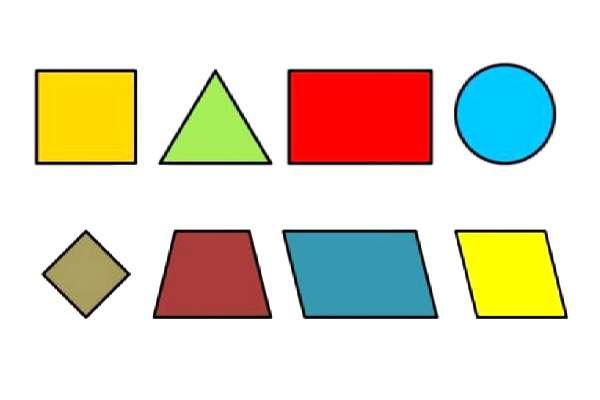
#> input picture data/bangun datar.jpg, 600 x 400 px; the run also reads 3 pictures not shown here
$ jupyter execute --allow-errors 9_image_processing_week2.ipynb
#> lines starting #> are read from the running program, lines starting #| are printed output that depends on the picture; after the words box and inside, x2 and y2 are one past the last pixel; in counts of white or black regions, pixels touching at a corner belong together
# **Pertemuan 2: Ekstraksi Fitur: Dari Tepi Hingga Deteksi Wajah**

**Tujuan Sesi:**
Peserta belajar cara mengekstrak fitur penting dari citra seperti tepi dan bentuk, dan menggunakannya untuk mendeteksi objek kompleks seperti wajah.

## **Pengantar**

### **Konsep Konvolusi dan Deteksi Tepi**

Dalam pengolahan citra digital, **konvolusi** merupakan operasi penting yang memungkinkan kita untuk memanipulasi fitur visual dari gambar.
Beberapa penerapannya antara lain:
- **Blurring (reduksi noise)**: menggunakan kernel untuk meratakan nilai piksel di sekitarnya, sehingga detail halus dan noise berkurang.
- **Sharpening**: meningkatkan kontras antar piksel agar tepi objek terlihat lebih tajam.

Selanjutnya, kita akan mengenal **algoritma Canny Edge Detector**, salah satu metode paling populer untuk **menemukan garis batas objek** pada gambar.
Metode ini bekerja dengan mendeteksi perubahan intensitas yang signifikan, lalu menandai area tersebut sebagai **tepi**.

## **Filter Spasial dan Deteksi Tepi**

**Konvolusi** adalah operasi matematika yang menggabungkan dua fungsi untuk menghasilkan fungsi ketiga. Dalam pengolahan citra, konvolusi digunakan untuk menerapkan **kernel** (matriks kecil) pada setiap piksel gambar.

**Jenis-jenis filter spatial:**
- **Gaussian Blur**: Mengurangi noise dengan meratakan nilai piksel
- **Sharpening**: Meningkatkan kontras tepi untuk membuat gambar lebih tajam
- **Edge Detection**: Mendeteksi perubahan intensitas yang signifikan (tepi objek)

**Canny Edge Detector** adalah algoritma deteksi tepi yang paling populer karena:
1. Mampu mendeteksi tepi dengan akurat
2. Menghasilkan tepi yang tipis (1 piksel)
3. Mengurangi noise dengan baik

> **Pertanyaan:** Apakah kamu sudah melakukan instalasi library `dlib`?

[cell 1]
# Import library yang dibutuhkan
import numpy as np  # Untuk operasi numerik dan manipulasi array
import matplotlib.pyplot as plt  # Untuk visualisasi gambar
import cv2  # OpenCV: library utama untuk pengolahan citra dan aplikasi terkait
import os  # Untuk operasi file dan path
import dlib  # Deteksi wajah & landmark

# Cek versi library yang diinstal
print(f"Versi numpy: {np.__version__}")
print(f"Versi matplotlib: {plt.matplotlib.__version__}")
print(f"Versi OpenCV: {cv2.__version__}")
print("Versi dlib:", dlib.__version__)

"""
📌 Catatan Penting:
Cara Instal Library
dlib → digunakan untuk deteksi wajah.
   - Instalasi di Windows bisa rumit.
   - Panduan lengkap: https://www.geeksforgeeks.org/python/how-to-install-dlib-library-for-python-in-windows-10/

💡 Disarankan menggunakan versi Python 3.10 atau 3.11 agar kompatibel.
"""

[cell 2]
import cv2
import os

# Panggil file
geo_img = os.path.join(os.getcwd(), 'data', 'bangun datar.jpg')

# Cek apakah file ada
if not os.path.exists(geo_img):
    print(f"❌ File tidak ditemukan: {geo_img}")
    print(f"Path yang dicari: {os.getcwd()}")
else:
    # Baca gambar
    img = cv2.imread(geo_img)
#> img is the input picture: shape (400, 600, 3); mean B, G, R 201.3, 217, 223.5

    # Cek apakah imread berhasil
    if img is None:
        print(f"❌ Gagal membaca gambar. Pastikan format file benar (JPG, PNG, dll)")
    else:
        # Konversi ke RGB untuk ditampilkan dengan benar di matplotlib
        img_rgb = cv2.cvtColor(img, cv2.COLOR_BGR2RGB)
        print("✅ Gambar berhasil dimuat dan dikonversi")

[cell 3]
import cv2
import numpy as np
import matplotlib.pyplot as plt

# Gaussian Blur (reduksi noise)
blur = cv2.GaussianBlur(img, (15, 15), 0)
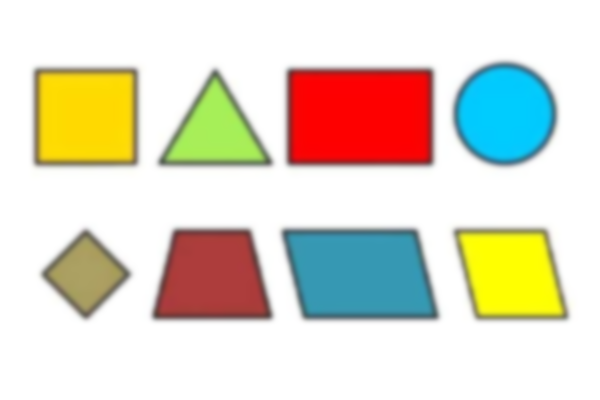
#> blur: shape (400, 600, 3); mean B, G, R 201.3, 217, 223.5
blur_rgb = cv2.cvtColor(blur, cv2.COLOR_BGR2RGB)

# Sharpening (penajaman)
kernel_sharp = np.array([[0, -1, 0],
                         [-1, 5, -1],
                         [0, -1, 0]])
sharp = cv2.filter2D(img, -1, kernel_sharp)
sharp_rgb = cv2.cvtColor(sharp, cv2.COLOR_BGR2RGB)

# Deteksi tepi menggunakan Canny
edges = cv2.Canny(blur, 100, 200)
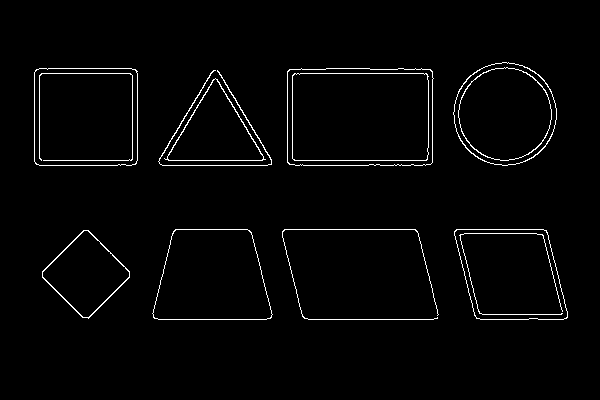
#> edges: shape (400, 600); 2.1% white in thin lines or dots, all inside (x1, y1, x2, y2) = (34, 62, 568, 320)

# Susun canvas 2x2
fig, axes = plt.subplots(2, 2, figsize=(14, 10))

# 1. Citra Asli
axes[0, 0].imshow(img_rgb)
axes[0, 0].set_title("Citra Asli - Bentuk Geometris", fontsize=12)
axes[0, 0].axis("off")

# 2. Gaussian Blur
axes[0, 1].imshow(blur_rgb)
axes[0, 1].set_title("Gaussian Blur (Reduksi Noise)", fontsize=12)
axes[0, 1].axis("off")

# 3. Sharpening
axes[1, 0].imshow(sharp_rgb)
axes[1, 0].set_title("Penajaman (Sharpening Filter)", fontsize=12)
axes[1, 0].axis("off")

# 4. Deteksi Tepi Canny
axes[1, 1].imshow(edges, cmap='gray')
axes[1, 1].set_title("Deteksi Tepi (Canny Edge Detector)", fontsize=12)
axes[1, 1].axis("off")

# layout
plt.tight_layout()
plt.show()

### **Penjelasan Filter Spatial**

**Gaussian Blur (`cv2.GaussianBlur`)**:
- Parameter `(15, 15)` adalah ukuran kernel blur
- Semakin besar kernel, semakin blur hasilnya
- Berguna untuk mengurangi noise sebelum deteksi tepi

**Sharpening Filter**:
- Menggunakan kernel `[[0,-1,0], [-1,5,-1], [0,-1,0]]`
- Nilai tengah (5) memperkuat piksel pusat
- Nilai negatif (-1) mengurangi piksel sekitar
- Hasilnya: kontras tepi meningkat

**Canny Edge Detection**:
- Parameter `(100, 200)` adalah threshold rendah dan tinggi
- Piksel dengan gradien > 200 pasti tepi
- Piksel dengan gradien < 100 pasti bukan tepi
- Piksel di antara 100-200 diperiksa koneksinya

### **Menerapkan Canny dengan Threshold Berbeda**

Threshold Canny menentukan sensitivitas deteksi tepi:
- **Threshold rendah (30, 90)**: Sensitif, mendeteksi banyak tepi termasuk noise
- **Threshold sedang (50, 150)**: Seimbang antara detail dan noise
- **Threshold tinggi (100, 200)**: Ketat, hanya tepi kuat yang terdeteksi

[cell 4]
# Preprocessing
img_blur = cv2.GaussianBlur(edges, (5, 5), 0)

# Deteksi tepi Canny dengan berbagai threshold
edges_low = cv2.Canny(img_blur, 30, 90)
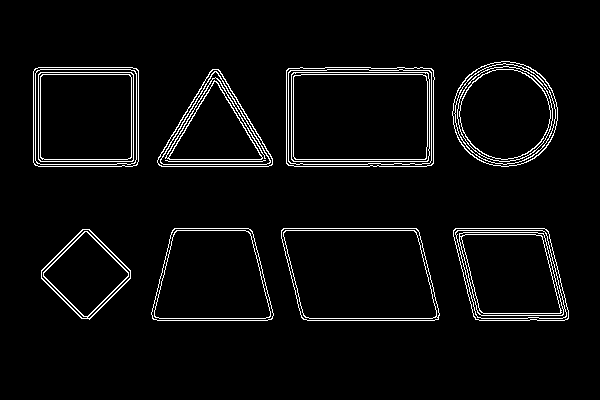
#> edges_low: shape (400, 600); 4.1% white in thin lines or dots, all inside (x1, y1, x2, y2) = (33, 61, 569, 321)
edges_mid = cv2.Canny(img_blur, 50, 150)
edges_high = cv2.Canny(img_blur, 100, 200)

# Visualisasi hasil Canny
fig, axes = plt.subplots(2, 2, figsize=(14, 10))

axes[0, 0].imshow(cv2.cvtColor(img, cv2.COLOR_BGR2RGB))
axes[0, 0].set_title("Gambar Asli", fontsize=12, fontweight='bold')
axes[0, 0].axis("off")

axes[0, 1].imshow(edges_low, cmap='gray')
axes[0, 1].set_title("Canny (30, 90) - Sensitif", fontsize=12, fontweight='bold')
axes[0, 1].axis("off")

axes[1, 0].imshow(edges_mid, cmap='gray')
axes[1, 0].set_title("Canny (50, 150) - Sedang", fontsize=12, fontweight='bold')
axes[1, 0].axis("off")

axes[1, 1].imshow(edges_high, cmap='gray')
axes[1, 1].set_title("Canny (100, 200) - Ketat", fontsize=12, fontweight='bold')
axes[1, 1].axis("off")

plt.tight_layout()
plt.show()

### **Tips memilih threshold:**
- Gambar ber-noise tinggi → gunakan threshold tinggi
- Butuh detail halus → gunakan threshold rendah
- Untuk deteksi kontur → pilih threshold sedang

### **Deteksi Kontur**

**Kontur** adalah kurva yang menghubungkan titik-titik kontinu dengan intensitas warna yang sama. Dalam pengolahan citra, kontur sering digunakan untuk mendeteksi bentuk, ukuran, dan lokasi objek.

Langkah-langkah deteksi kontur:
- **Preprocessing**: Menggunakan Gaussian blur untuk mengurangi noise dan Canny edge detection untuk menemukan tepi.
- **Kontur eksternal**: Menggunakan `cv2.findContours` untuk mendeteksi hanya kontur luar.
- **Filter area**: Menyaring kontur berdasarkan ukuran untuk menghilangkan noise kecil atau objek yang tidak relevan.

[cell 5]
# Deteksi kontur menggunakan cv2.findContours pada img1
contours_img1, hierarchy_img1 = cv2.findContours(edges_mid, cv2.RETR_EXTERNAL, cv2.CHAIN_APPROX_SIMPLE)
#> contours_img1 = 8 contours; box (x1, y1, x2, y2) and area: (286, 67, 435, 167) 14445, (281, 228, 440, 321) 12736, (33, 67, 139, 167) 10360, (151, 228, 274, 321) 9340, (453, 228, 569, 321) 8760, (452, 61, 558, 167) 8678, (157, 69, 273, 167) 6320, (41, 229, 131, 320) 4641

# Gambar 1: Kontur dengan warna berbeda
img1_contours = img.copy()
for idx, c in enumerate(contours_img1):
    # Warna berbeda untuk tiap objek
    color = (
        int((idx * 50) % 255),
        int((idx * 100) % 255),
        int((idx * 150) % 255)
    )
    cv2.drawContours(img1_contours, [c], -1, color, 2)
#> this loop made 8 passes
#> color on passes 1 to 8: (0, 0, 0), (50, 100, 150), (100, 200, 45), (150, 45, 195), (200, 145, 90), (250, 245, 240), (45, 90, 135), (95, 190, 30)
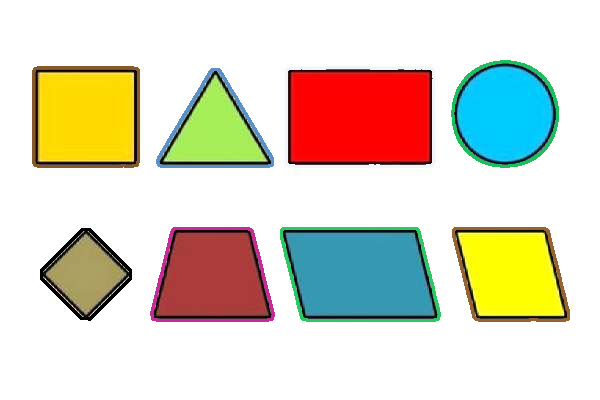
#> img1_contours: shape (400, 600, 3); 4.08% of pixels changed, all inside (x1, y1, x2, y2) = (32, 60, 570, 322)

# Gambar 2: Bounding Box
img1_boxes = img.copy()
for idx, c in enumerate(contours_img1):
    # Hitung bounding box
    x, y, w, h = cv2.boundingRect(c)
    area = cv2.contourArea(c)

    # Warna berdasarkan ukuran
    if area > 5000:
        color = (255, 0, 0)  # Biru untuk objek besar
        thickness = 3
    elif area > 2000:
        color = (0, 255, 0)  # Hijau untuk objek sedang
        thickness = 2
    else:
        color = (0, 165, 255)  # Orange untuk objek kecil
        thickness = 2

    # Gambar rectangle
    cv2.rectangle(img1_boxes, (x, y), (x + w, y + h), color, thickness)

    # Tambahkan label
    label = f"#{idx+1}"
    cv2.putText(img1_boxes, label, (x, y-8),
                cv2.FONT_HERSHEY_SIMPLEX, 0.6, color, 2)
#> this loop made 8 passes
#> (x, y, w, h, area, color, thickness, label) on passes 1 to 8: (41, 229, 90, 91, 4641, (0, 255, 0), 2, '#1'), (453, 228, 116, 93, 8760, (255, 0, 0), 3, '#2'), (281, 228, 159, 93, 12736, (255, 0, 0), 3, '#3'), (151, 228, 123, 93, 9339.5, (255, 0, 0), 3, '#4'), (157, 69, 116, 98, 6320, (255, 0, 0), 3, '#5'), (286, 67, 149, 100, 14445, (255, 0, 0), 3, '#6'), (33, 67, 106, 100, 10360, (255, 0, 0), 3, '#7'), (452, 61, 106, 106, 8678, (255, 0, 0), 3, '#8')
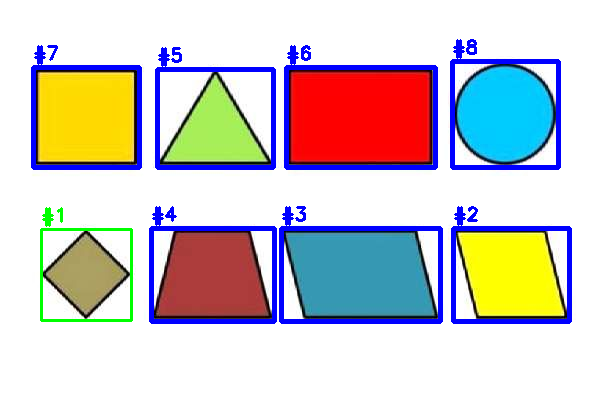
#> img1_boxes: shape (400, 600, 3); 7.68% of pixels changed, all inside (x1, y1, x2, y2) = (31, 39, 572, 324)

# Visualisasi hasil
fig, axes = plt.subplots(1, 3, figsize=(18, 6))

axes[0].imshow(cv2.cvtColor(img, cv2.COLOR_BGR2RGB))
axes[0].set_title("Gambar Asli (img1)", fontsize=12, fontweight='bold')
axes[0].axis("off")

axes[1].imshow(cv2.cvtColor(img1_contours, cv2.COLOR_BGR2RGB))
axes[1].set_title("Kontur Terdeteksi (img1)", fontsize=12, fontweight='bold')
axes[1].axis("off")

axes[2].imshow(cv2.cvtColor(img1_boxes, cv2.COLOR_BGR2RGB))
axes[2].set_title("Bounding Box + Label (img1)", fontsize=12, fontweight='bold')
axes[2].axis("off")

plt.tight_layout()
plt.show()
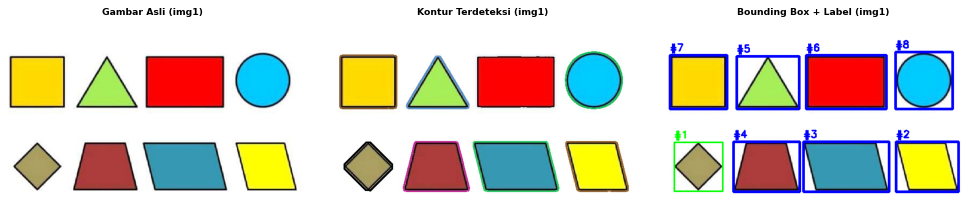
#> figure drawn by matplotlib, 3 panels

### **Penjelasan**

**Parameter `cv2.findContours()`:**
- **Input**: Gambar biner (hasil Canny)
- `cv2.RETR_EXTERNAL`: Hanya kontur luar (tidak ada kontur di dalam kontur)
- `cv2.CHAIN_APPROX_SIMPLE`: Menyimpan hanya titik ujung garis

**Proses filtering:**
1. Hitung area setiap kontur dengan `cv2.contourArea()`
2. Filter berdasarkan area minimum (hilangkan noise kecil)
3. Filter berdasarkan area maksimum (hilangkan frame gambar)
4. Urutkan dari area terbesar ke terkecil

**Visualisasi hasil:**
- Kontur digambar dengan warna hijau
- Setiap objek memiliki bounding box berwarna berbeda
- Label nomor menunjukkan urutan berdasarkan ukuran

[cell 6]
# Muat gambar
desk_img_path = os.path.join(os.getcwd(), 'data', 'barang.webp')
img2 = cv2.imread(desk_img_path)
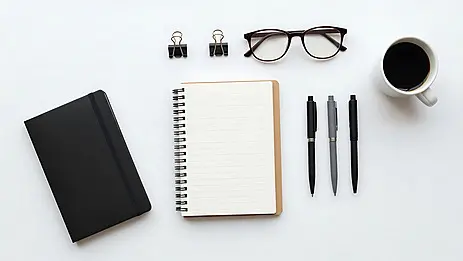
#> input picture data/barang.webp, 463 x 261 px
#> img2 is the input picture: shape (261, 463, 3); mean B, G, R 204.5, 204.1, 201.5

# Ke grayscale
desk_gray = cv2.cvtColor(img2, cv2.COLOR_BGR2GRAY)

[cell 7]
# Preprocessing
desk_blur = cv2.GaussianBlur(desk_gray, (5, 5), 0)

# Deteksi tepi Canny
edges = cv2.Canny(desk_blur, 50, 150)
#> edges: shape (261, 463); 3.3% white in thin lines or dots, all inside (x1, y1, x2, y2) = (24, 25, 438, 247)

# Visualisasi hasil Canny
fig, axes = plt.subplots(1, 2, figsize=(14, 10))

axes[0].imshow(cv2.cvtColor(img2, cv2.COLOR_BGR2RGB))
axes[0].set_title("Gambar Asli", fontsize=12, fontweight='bold')
axes[0].axis("off")

axes[1].imshow(edges, cmap='gray')
axes[1].set_title("Canny (50, 150)", fontsize=12, fontweight='bold')
axes[1].axis("off")

plt.tight_layout()
plt.show()
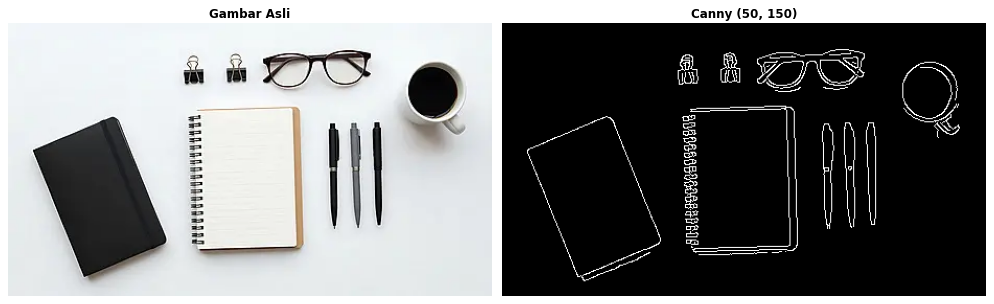
#> figure drawn by matplotlib, 2 panels

[cell 8]
print("="*60)
print("HANDS-ON 2: DETEKSI KONTUR DENGAN cv2.findContours")
print("="*60)

# Gunakan edges dari Canny
edges = cv2.Canny(desk_blur, 50, 150)

# Morfologi untuk memperbaiki tepi
kernel = cv2.getStructuringElement(cv2.MORPH_RECT, (3, 3))
#> kernel = [[1, 1, 1], [1, 1, 1], [1, 1, 1]]
edges_closed = cv2.morphologyEx(edges, cv2.MORPH_CLOSE, kernel, iterations=2)
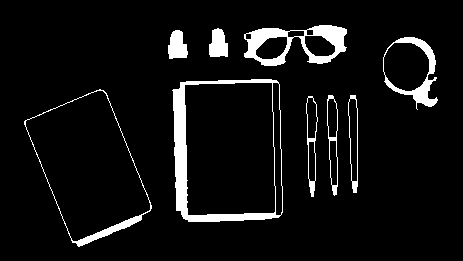
#> edges_closed: shape (261, 463); 6.7% white; 9 white regions

# Deteksi kontur
contours, hierarchy = cv2.findContours(edges_closed, cv2.RETR_EXTERNAL, cv2.CHAIN_APPROX_SIMPLE)
#> contours = 9 contours; largest, box (x1, y1, x2, y2) and area: (172, 79, 283, 222) 14644, (24, 89, 152, 247) 11782, (244, 25, 347, 66) 2766, (383, 37, 438, 110) 2598, (327, 95, 338, 196) 736

print(f"Total kontur terdeteksi: {len(contours)}")
#| Total kontur terdeteksi: 9

# Filter kontur berdasarkan area
min_area = 200
max_area = desk_gray.shape[0] * desk_gray.shape[1] * 0.8

filtered_contours = []
for c in contours:
    area = cv2.contourArea(c)
    if min_area < area < max_area:
        filtered_contours.append(c)
#> this loop made 9 passes
#> area on passes 1 to 8: 716, 667, 735.5, 11781.5, 14644, 2598.5, 389, 387
#> after the loop, filtered_contours has the same summary as contours

print(f"Kontur setelah filter area: {len(filtered_contours)}")
#| Kontur setelah filter area: 9

# Urutkan berdasarkan area (terbesar dulu)
filtered_contours = sorted(filtered_contours, key=cv2.contourArea, reverse=True)

# Visualisasi kontur
img_contours = img2.copy()
cv2.drawContours(img_contours, filtered_contours, -1, (0, 255, 0), 2)
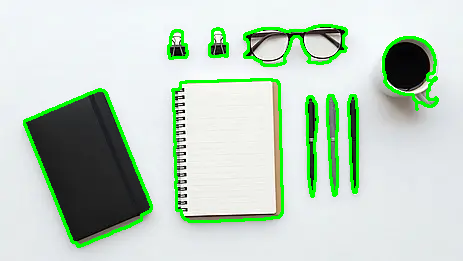
#> img_contours: shape (261, 463, 3); 6.01% of pixels changed, all inside (x1, y1, x2, y2) = (23, 24, 439, 248)

fig, axes = plt.subplots(1, 3, figsize=(16, 5))

axes[0].imshow(cv2.cvtColor(img2, cv2.COLOR_BGR2RGB))
axes[0].set_title("Gambar Asli", fontsize=12, fontweight='bold')
axes[0].axis("off")

axes[1].imshow(edges_closed, cmap='gray')
axes[1].set_title("Tepi (Canny + Morfologi)", fontsize=12, fontweight='bold')
axes[1].axis("off")

axes[2].imshow(cv2.cvtColor(img_contours, cv2.COLOR_BGR2RGB))
axes[2].set_title(f"Kontur Terdeteksi: {len(filtered_contours)} objek", fontsize=12, fontweight='bold')
axes[2].axis("off")

plt.tight_layout()
plt.show()
#> (the rest of the program and of its run is left out)
